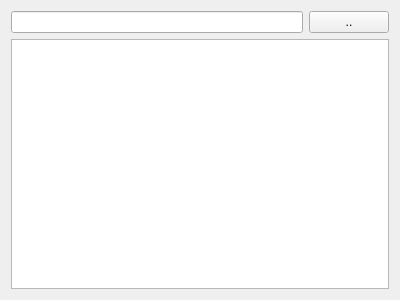
<?xml version="1.0" encoding="UTF-8"?>
<ui version="4.0">
 <class>Viewer</class>
 <widget class="QWidget" name="Viewer">
  <property name="geometry">
   <rect>
    <x>0</x>
    <y>0</y>
    <width>400</width>
    <height>300</height>
   </rect>
  </property>
  <property name="windowTitle">
   <string>Form</string>
  </property>
  <layout class="QVBoxLayout" name="verticalLayout">
   <item>
    <layout class="QHBoxLayout" name="horizontalLayout">
     <item>
      <widget class="QLineEdit" name="path"/>
     </item>
     <item>
      <widget class="QPushButton" name="up">
       <property name="text">
        <string>..</string>
       </property>
      </widget>
     </item>
    </layout>
   </item>
   <item>
    <widget class="QTreeView" name="view">
     <property name="contextMenuPolicy">
      <enum>Qt::CustomContextMenu</enum>
     </property>
     <property name="editTriggers">
      <set>QAbstractItemView::EditKeyPressed</set>
     </property>
     <property name="dragEnabled">
      <bool>true</bool>
     </property>
     <property name="dragDropMode">
      <enum>QAbstractItemView::DragDrop</enum>
     </property>
     <property name="defaultDropAction">
      <enum>Qt::IgnoreAction</enum>
     </property>
     <property name="selectionMode">
      <enum>QAbstractItemView::ExtendedSelection</enum>
     </property>
     <property name="sortingEnabled">
      <bool>true</bool>
     </property>
    </widget>
   </item>
  </layout>
 </widget>
 <resources/>
 <connections/>
</ui>
